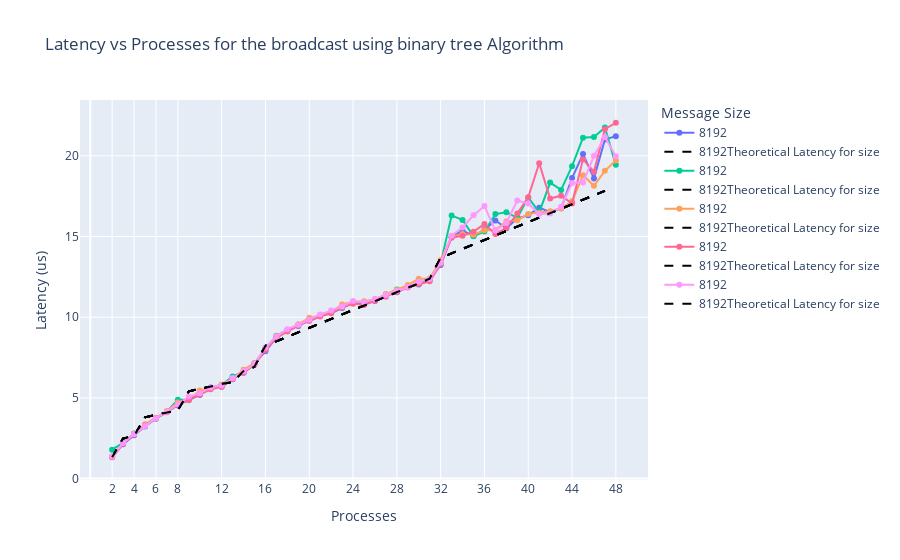
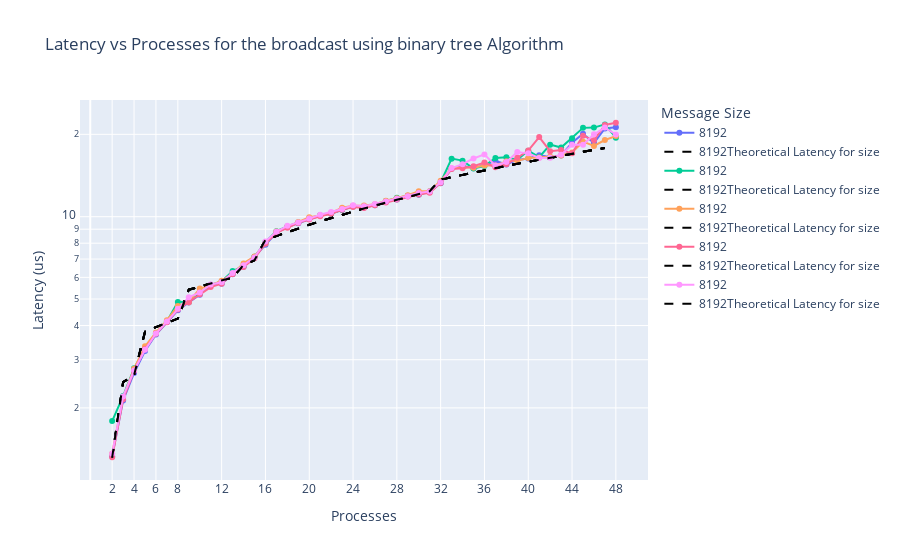

The notebook cell these images were saved under, in order:
### Markdown cell above
## Binary tree algorithm

### Code cell
plot_latency_vs_processes(binary_tree_df, 'binary tree', 'linear')
plot_latency_vs_processes(binary_tree_df, 'binary tree','log')
